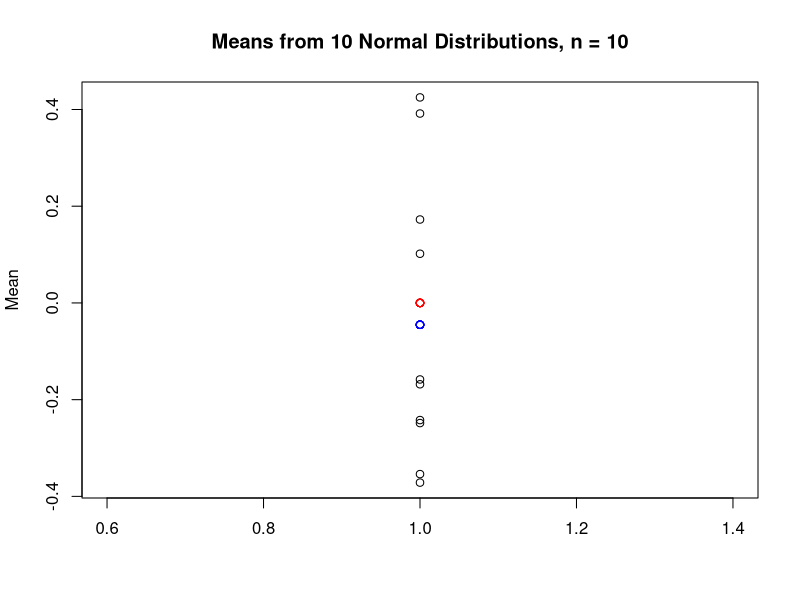
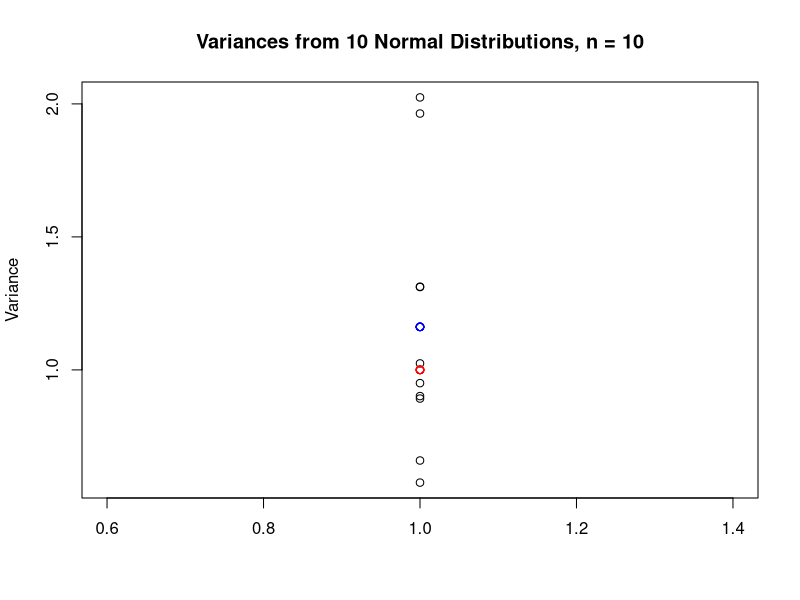
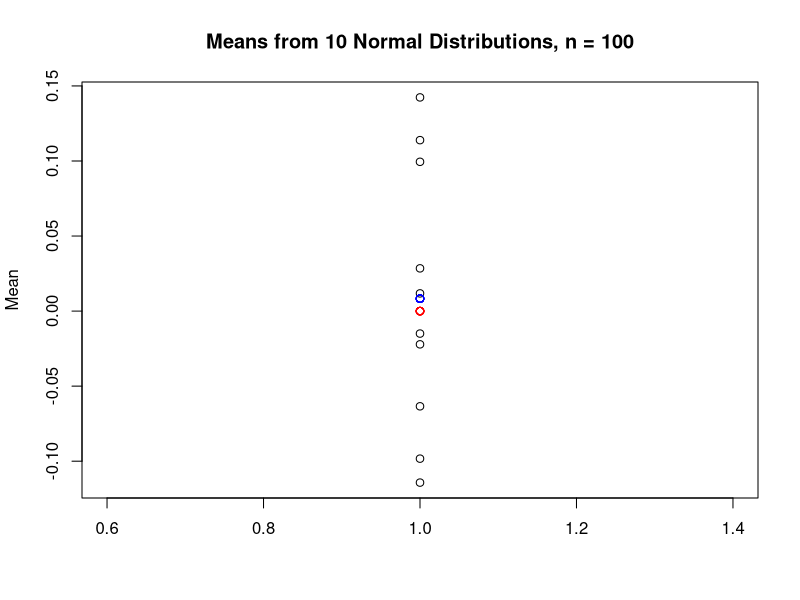
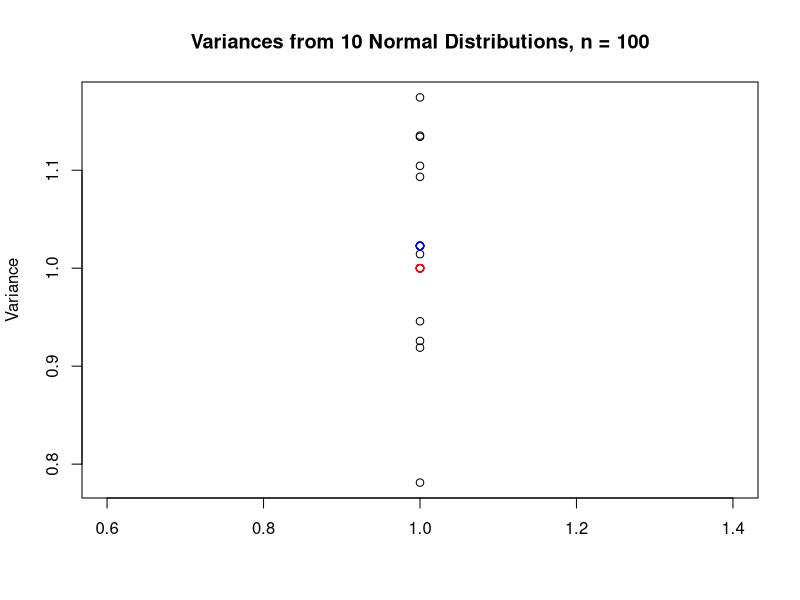

Here is the R script that generated these plots, in order:
####################
#      Part 1.1    #
# First Simulation #
####################

# Average and Variance of 10 normally
# distrubted sets of 10 numbers 
print("n = 10");

averageAv <- 0.0
averageVar <- 0.0

means <- vector(mode = "numeric", length = 10)
variances <- vector(mode = "numeric", length = 10)

for(i in 1:10) {
  x <- rnorm(10, mean = 0, sd = 1)

  averageAv = averageAv + mean(x)
  averageVar = averageVar + var(x)
  
  means[i] = mean(x)
  variances[i] = var(x)
}
averageAv = averageAv / 10.0
averageAv
averageAvVec = rep(averageAv,10)

averageVar = averageVar / 10.0
averageVar
averageVarVec = rep(averageVar,10)

av <- c(0,0,0,0,0,0,0,0,0,0)
v <- c(1,1,1,1,1,1,1,1,1,1)
xplot = rep(1, 10)
plot(xplot,means,type = "p",
     main="Means from 10 Normal Distributions, n = 10",
     xlab = " ", ylab = "Mean")
lines(xplot,av,type = "p",col = "red")
lines(xplot,averageAvVec,type = "p",col = "blue")

plot(xplot,variances,type = "p",
     main="Variances from 10 Normal Distributions, n = 10",
     xlab = " ", ylab = "Variance")
lines(xplot,v,type = "p",col = "red")
lines(xplot,averageVarVec,type = "p",col = "blue")

# Average and Variance of 10 normally 
# distrubted sets of 100 numbers 
print("n = 100");

averageAv <- 0.0
averageVar <- 0.0

for(i in 1:10) {
  x <- rnorm(100, mean = 0, sd = 1)
  
  averageAv = averageAv + mean(x)
  averageVar = averageVar + var(x)
  means[i] = mean(x)
  variances[i] = var(x)
}
averageAv = averageAv / 10.0
averageAv
averageAvVec = rep(averageAv,10)
averageVar = averageVar / 10.0
averageVar
averageVarVec = rep(averageVar,10)

plot(xplot,means,type = "p",
     main="Means from 10 Normal Distributions, n = 100",
     xlab = " ", ylab = "Mean")
lines(xplot,av,type = "p",col = "red")
lines(xplot,averageAvVec,type = "p",col = "blue")

plot(xplot,variances,type = "p",
     main="Variances from 10 Normal Distributions, n = 100",
     xlab = " ", ylab = "Variance")
lines(xplot,v,type = "p",col = "red")
lines(xplot,averageVarVec,type = "p",col = "blue")


